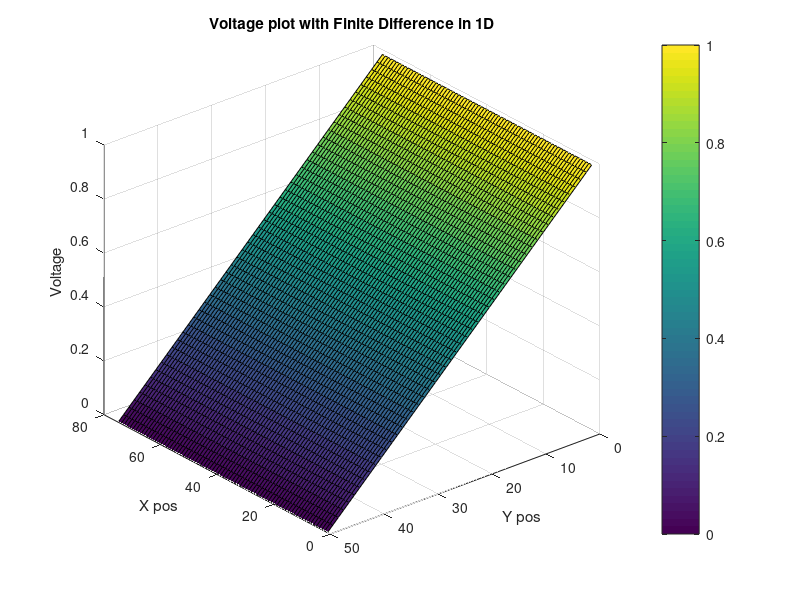

This figure's MATLAB source:
%Assign 2 
%Kwabena Gyasi Bawuah 
%101048814

%initiailizing the dimensions of our matrices, ensuring L is 3/2 times W
W = 50;
L = (3/2)*W;

G = sparse(L*W , L*W);
Op = zeros(L*W , 1);

%fill the g matrix
for i = 1:W
    for j = 1:L
        
        n = j + (i-1)*L;
        
        if i == 1  %left edge
            
            G(n,:) = 0;
            G(n,n) = 1;
            Op(n) = 1;
            
        elseif i == W %right edge
            
            G(n,:) = 0;
            G(n,n) = 1;
            Op(n) = 0;
            
        elseif j == 1 %bottom edge
            
            G(n, :) = 0;
            G(n, n) = -3;
            G(n, n+1) = 1;
            G(n, n+L) = 1;
            G(n, n-L) = 1;
      
        elseif j == L %top edge
        
            G(n, n) = -3;
            G(n, n-1) = 1;
            G(n, n+L) = 1;
            G(n, n-L) = 1;
            
        else   %inside parts
            
            G(n, n) = -4;
            G(n, n+1) = 1;
            G(n, n-1) = 1;
            G(n, n+L) = 1;
            G(n, n-L) = 1;
            
        end
    end
end

Voltage = G\Op;

%surfed matrix (x,y,voltage)
sol = zeros(W,L);

for i = 1:W
    for j = 1:L
        n = j + (i-1)*L;
        sol(i,j) = Voltage(n);
    end  
end   

figure(1)
surf(sol)
colorbar
title("Voltage plot with Finite Difference in 1D")
xlabel("X pos")
ylabel("Y pos")
zlabel("Voltage")
view(-130,30)
%the end
